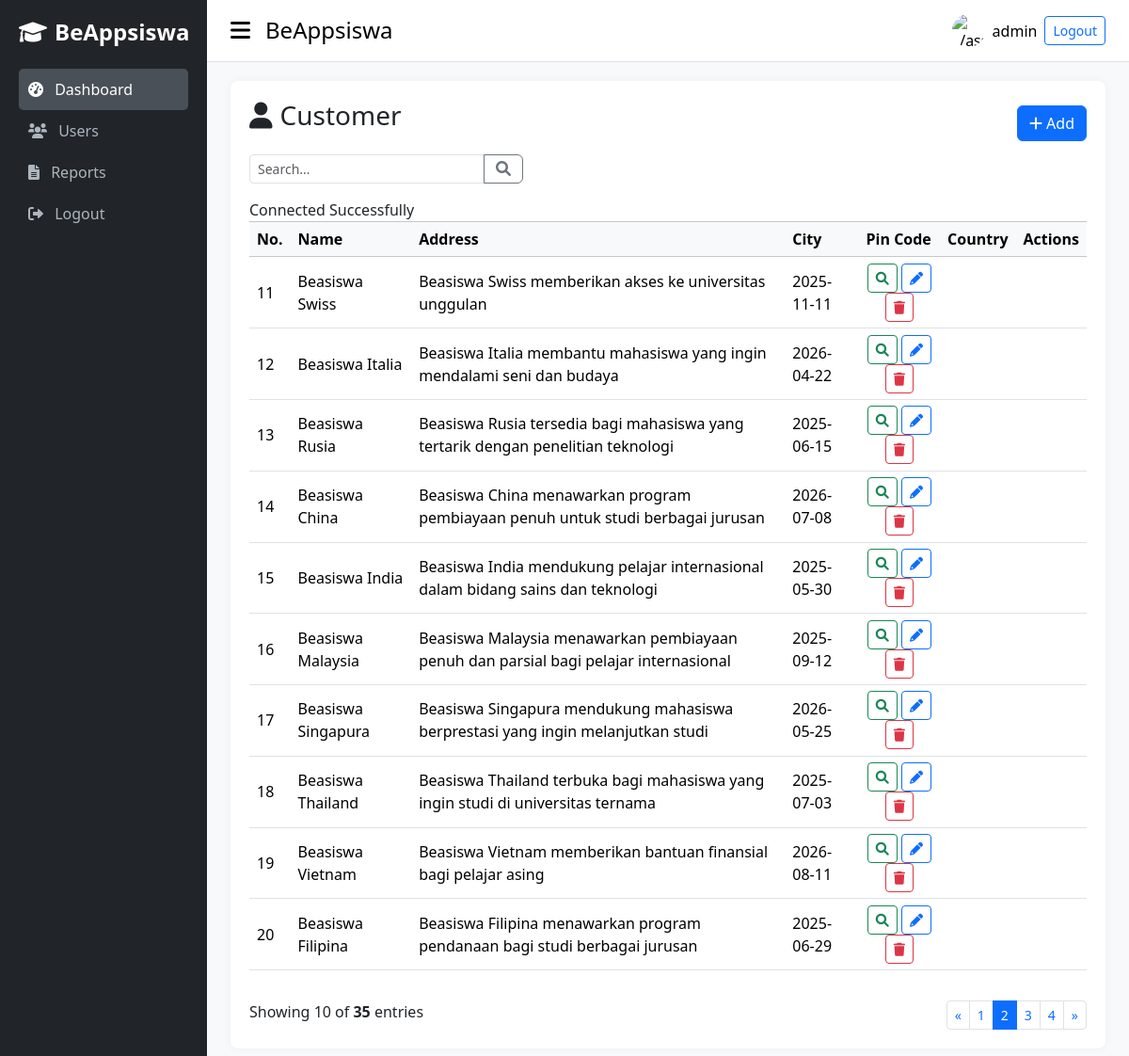
/app/pages/index.php?page=2 (signed in), run on the app's committed database.
### tables this page shows
CREATE TABLE `beasiswa` (
  `id_beasiswa` varchar(100) NOT NULL,
  `nama_beasiswa` varchar(255) NOT NULL,
  `deskripsi_beasiswa` text NOT NULL,
  `tanggal_ditutup_beasiswa` date NOT NULL
);

### app/pages/index.php (the view, shortened to what this page needs)
<!DOCTYPE html>
<html lang="en">
<head>
  <link href="../assets/css/bootstrap.min.css" rel="stylesheet">
  <link rel="stylesheet" href="https://cdnjs.cloudflare.com/ajax/libs/font-awesome/6.0.0-beta3/css/all.min.css">
</head>
<body>
  <div class="d-flex">
    <nav class="sidebar d-flex flex-column">
      <div class="d-flex align-items-center mb-4">
        <i class="fas fa-graduation-cap text-white me-2 fs-4"></i>
        <h4 class="text-white fw-bold mb-0">BeAppsiswa</h4>
      </div>
      <ul class="nav nav-pills flex-column mb-auto">
        <li class="nav-item">
          <a href="#" class="nav-link active"><i class="fas fa-tachometer-alt me-2"></i> Dashboard</a>
        </li>
        <li>
          <a href="#" class="nav-link"><i class="fas fa-users me-2"></i> Users</a>
        </li>
        <li>
          <a href="#" class="nav-link"><i class="fas fa-file-alt me-2"></i> Reports</a>
        </li>
        <li>
          <a href="#" class="nav-link"><i class="fas fa-sign-out-alt me-2"></i> Logout</a>
        </li>
      </ul>
    </nav>
    <div class="flex-grow-1">
      <div class="topbar d-flex justify-content-between align-items-center">
        <div class="d-flex align-items-center gap-3">
          <i class="fas fa-bars fs-4"></i>
          <h4 class="mb-0">BeAppsiswa</h4>
        </div>
        <div class="d-flex align-items-center gap-2">
          <img src="../assets/images/images.png" alt="../assets/images/images.png" style="max-width: 35px; max-height: 35px; border-radius: 100%;">
          <span><?= $_SESSION['username'] ?></span>
          <button onclick="location.href='confirm-logout.php'" class="btn btn-sm btn-outline-primary">Logout</button>
        </div>
      </div>
      <div class="content-area">
        <div class="table-wrapper">
          <div class="d-flex justify-content-between align-items-center mb-2">
            <h3 class="mb-3"><span class="fas fa-user me-2"></span>Customer</h3>
            <button class="btn btn-primary"><span class="fas fa-plus me-1"></span>Add</button>
          </div>
          <div class="mb-3 input-group">
            <input type="text" class="form-control form-control-sm search-box" placeholder="Search...">
            <button class="btn btn-outline-secondary fas fa-search"></button>
          </div>
          <div class="table-responsive">
            <table class="table table-bordered align-middle table-hover">
              <thead class="table-light">
                <tr>
                  <th>No.</th>
                  <th>Name</th>
                  <th>Address</th>
                  <th>City</th>
                  <th>Pin Code</th>
                  <th>Country</th>
                  <th class="text-center">Actions</th>
                </tr>
              </thead>
              <tbody>
                <?php
                $server = "localhost";
                $username = "root";
                $password = "";
                $database = "crud_uts";
                $koneksi = mysqli_connect($server, $username, $password, $database);
                if (!$koneksi) {
                  die("Connection failed: " . mysqli_connect_error());
                } else {
                  $perPage = 10;
                  $page = isset($_GET['page']) ? (int)$_GET['page'] : 1;
                  $start = ($page - 1) * $perPage;
                  $sql = "SELECT * FROM beasiswa LIMIT $start, $perPage";
                  $hasil = mysqli_query($koneksi, $sql);
                  $no = $start + 1;
                  while ($row = mysqli_fetch_assoc($hasil)) { ?>
                    <tr>
                      <?php
                      echo "<td>{$no}</td>";
                      echo "<td>{$row['nama_beasiswa']}</td>";
                      echo "<td>{$row['deskripsi_beasiswa']}</td>";
                      echo "<td>{$row['tanggal_ditutup_beasiswa']}</td>";
                      ?>
                      <td class='text-center'>
                        <button class='btn btn-sm btn-outline-success' title='View'><i class='fas fa-search'></i></button>
                        <button class='btn btn-sm btn-outline-primary' title='Edit'><i class='fas fa-pencil-alt'></i></button>
                        <button class='btn btn-sm btn-outline-danger' title='Delete'><i class='fas fa-trash'></i></button>
                      </td>
                    </tr>
                <?php
                    $no++;
                  }
                }
                ?>
              </tbody>
            </table>
          </div>
          <?php
          $totalData = mysqli_num_rows(mysqli_query($koneksi, "SELECT * FROM beasiswa"));
          $totalPages = ceil($totalData / $perPage);
          $showing = min($perPage, $totalData - $start);
          ?>
          <div class="d-flex justify-content-between mt-3">
            <span>Showing <?php echo $showing; ?> of <strong><?php echo $totalData; ?></strong> entries</span>
            <nav>
              <ul class="pagination pagination-sm mb-0">
                <li class="page-item <?php echo ($page <= 1) ? 'disabled' : ''; ?>">
                  <a class="page-link" href="?page=<?php echo max(1, $page - 1); ?>">«</a>
                </li>
                <?php for ($i = 1; $i <= $totalPages; $i++) : ?>
                  <li class="page-item <?php echo ($i == $page) ? 'active' : ''; ?>">
                    <a class="page-link" href="?page=<?php echo $i; ?>"><?php echo $i; ?></a>
                  </li>
                <?php endfor; ?>
                <li class="page-item <?php echo ($page >= $totalPages) ? 'disabled' : ''; ?>">
                  <a class="page-link" href="?page=<?php echo min($totalPages, $page + 1); ?>">»</a>
                </li>
              </ul>
            </nav>
          </div>
        </div>
      </div>
    </div>
  </div>
</body>
</html>

### app/pages/index.php (style rules this page uses)
body { min-height: 100vh; margin: 0; overflow-x: hidden; background-color: #f8f9fa; }
.sidebar { width: 220px; min-height: 100vh; background-color: #212529; padding: 20px; }
.sidebar .nav-link { color: #adb5bd; padding: 10px; }
.sidebar .nav-link.active, .sidebar .nav-link:hover { background-color: #495057; color: #fff; border-radius: 5px; }
.topbar { background-color: #ffffff; color: #000; padding: 15px 25px; border-bottom: 1px solid #dee2e6; }
.content-area { padding: 20px 25px; }
.table-wrapper { background: #fff; border-radius: 8px; padding: 20px; box-shadow: 0 0 10px rgba(0, 0, 0, 0.05); }
.table { border-collapse: collapse; }
.table td, .table th { border-left: none; border-right: none; padding-top: 0.4rem; padding-bottom: 0.4rem; }
.table thead th { vertical-align: middle; }
.search-box { max-width: 250px; }
.pagination .page-item.active .page-link { background-color: #0d6efd; border-color: #0d6efd; }

### data on the page
beasiswa: nama_beasiswa "Beasiswa Swiss", deskripsi_beasiswa "Beasiswa Swiss memberikan akses ke universitas unggulan", tanggal_ditutup_beasiswa "2025-11-11"
beasiswa: nama_beasiswa "Beasiswa Italia", deskripsi_beasiswa "Beasiswa Italia membantu mahasiswa yang ingin mendalami seni dan budaya", tanggal_ditutup_beasiswa "2026-04-22"
beasiswa: nama_beasiswa "Beasiswa Rusia", deskripsi_beasiswa "Beasiswa Rusia tersedia bagi mahasiswa yang tertarik dengan penelitian teknologi", tanggal_ditutup_beasiswa "2025-06-15"
beasiswa: nama_beasiswa "Beasiswa China", deskripsi_beasiswa "Beasiswa China menawarkan program pembiayaan penuh untuk studi berbagai jurusan", tanggal_ditutup_beasiswa "2026-07-08"
beasiswa: nama_beasiswa "Beasiswa India", deskripsi_beasiswa "Beasiswa India mendukung pelajar internasional dalam bidang sains dan teknologi", tanggal_ditutup_beasiswa "2025-05-30"
beasiswa: nama_beasiswa "Beasiswa Malaysia", deskripsi_beasiswa "Beasiswa Malaysia menawarkan pembiayaan penuh dan parsial bagi pelajar internasional", tanggal_ditutup_beasiswa "2025-09-12"
beasiswa: nama_beasiswa "Beasiswa Singapura", deskripsi_beasiswa "Beasiswa Singapura mendukung mahasiswa berprestasi yang ingin melanjutkan studi", tanggal_ditutup_beasiswa "2026-05-25"
beasiswa: nama_beasiswa "Beasiswa Thailand", deskripsi_beasiswa "Beasiswa Thailand terbuka bagi mahasiswa yang ingin studi di universitas ternama", tanggal_ditutup_beasiswa "2025-07-03"
beasiswa: nama_beasiswa "Beasiswa Vietnam", deskripsi_beasiswa "Beasiswa Vietnam memberikan bantuan finansial bagi pelajar asing", tanggal_ditutup_beasiswa "2026-08-11"
beasiswa: nama_beasiswa "Beasiswa Filipina", deskripsi_beasiswa "Beasiswa Filipina menawarkan program pendanaan bagi studi berbagai jurusan", tanggal_ditutup_beasiswa "2025-06-29"

### other printed values
$_SESSION['username'] "admin"
$showing "10"
$totalData "35"
